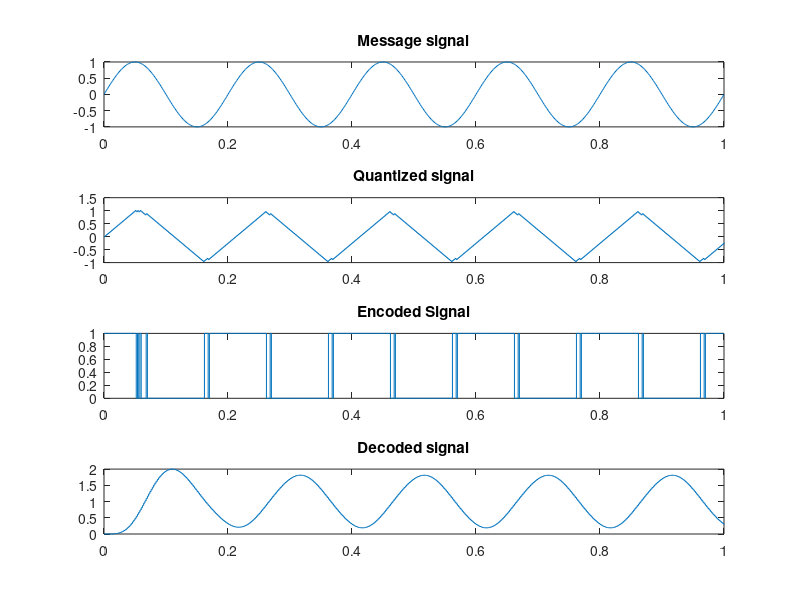

Write MATLAB code to recreate this figure.
fs = 500;
t = 0:1/fs:1;
f = 5;
x = sin(2*pi*f*t);
delta = 0.04;
y = zeros(1, length(x));
encoded = ones(1,length(x));

for i = 2:length(x)
    error = x(i)-y(i-1);
    if error>0
        y(i)=y(i-1)+delta;
        encoded(i)=1;
    else
        y(i)=y(i-1)-delta;
        encoded(i)=0;
    end
end

decoded = ones(1,length(x));

for i=2:length(encoded)
    if encoded(i)==1
        decoded(i)=decoded(i-1)+delta;
    else
        decoded(i)=decoded(i-1)-delta;
    end
end
fc=10;
[b,a]=butter(5,fc/(fs/2),'low');
demodulated = filter(b,a,decoded);

subplot(4,1,1);
plot(t,x);
title("Message signal");

subplot(4,1,2);
stairs(t,y);
title("Quantized signal");

subplot(4,1,3);
stairs(t,encoded);
title("Encoded Signal");

subplot(4,1,4);
stairs(t,demodulated);
title("Decoded signal");


